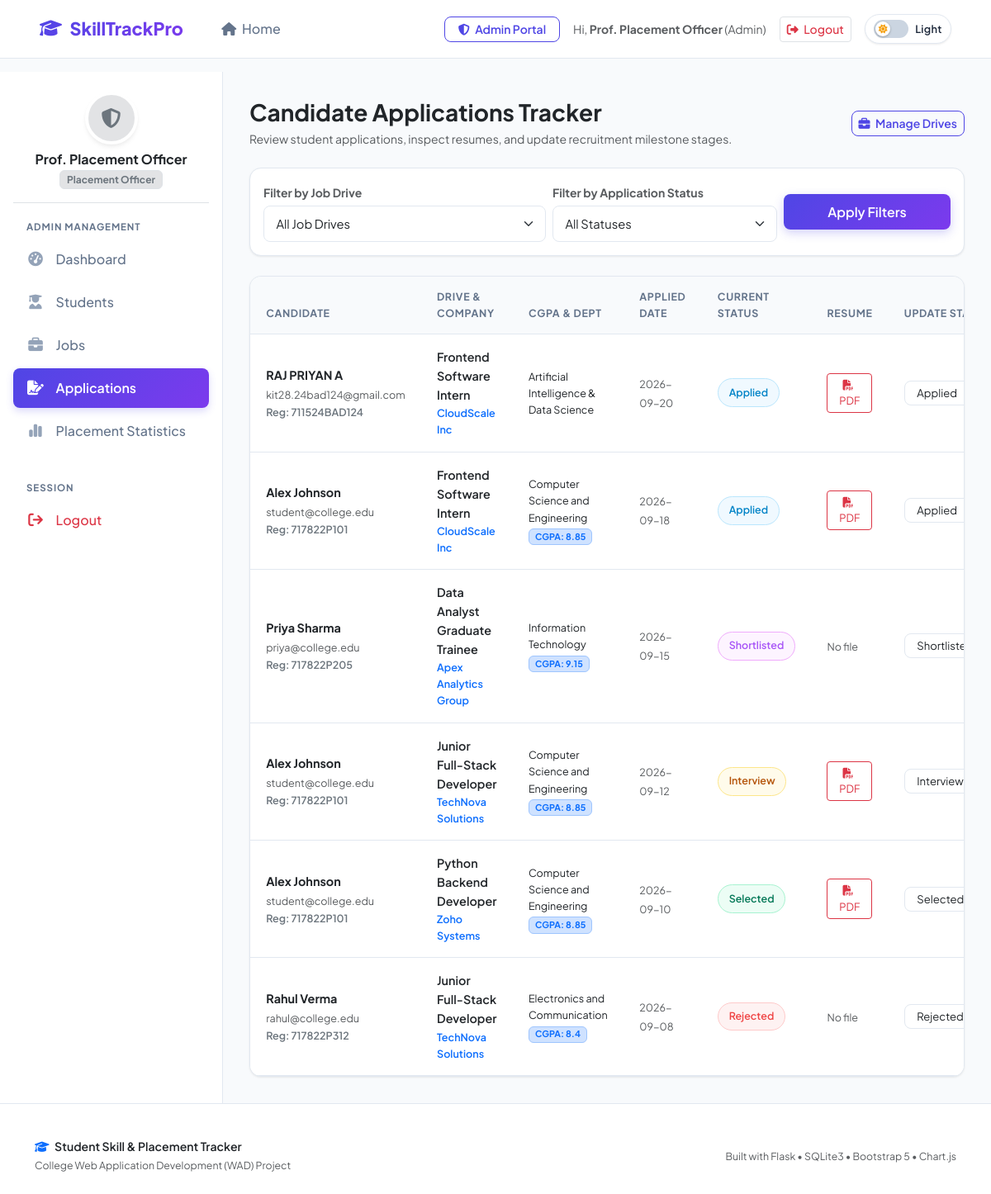
The page /admin/applications (signed in) on the database its author committed.
### tables this page shows
CREATE TABLE job_applications (
        id INTEGER PRIMARY KEY AUTOINCREMENT,
        job_id INTEGER NOT NULL,
        student_id INTEGER NOT NULL,
        status TEXT NOT NULL DEFAULT 'Applied' CHECK(status IN ('Applied', 'Shortlisted', 'Interview', 'Selected', 'Rejected')),
        applied_at TIMESTAMP DEFAULT CURRENT_TIMESTAMP,
        FOREIGN KEY (job_id) REFERENCES jobs (id) ON DELETE CASCADE,
        FOREIGN KEY (student_id) REFERENCES users (id) ON DELETE CASCADE,
        UNIQUE(job_id, student_id)
    );

CREATE TABLE users (
        id INTEGER PRIMARY KEY AUTOINCREMENT,
        name TEXT NOT NULL,
        email TEXT UNIQUE NOT NULL,
        password_hash TEXT NOT NULL,
        role TEXT NOT NULL CHECK(role IN ('student', 'admin')),
        created_at TIMESTAMP DEFAULT CURRENT_TIMESTAMP
    );

CREATE TABLE student_profiles (
        id INTEGER PRIMARY KEY AUTOINCREMENT,
        user_id INTEGER UNIQUE NOT NULL,
        register_no TEXT,
        phone TEXT,
        department TEXT,
        year TEXT,
        cgpa REAL,
        location TEXT,
        about_me TEXT,
        profile_photo TEXT DEFAULT 'default_avatar.png',
        updated_at TIMESTAMP DEFAULT CURRENT_TIMESTAMP,
        FOREIGN KEY (user_id) REFERENCES users (id) ON DELETE CASCADE
    );

CREATE TABLE jobs (
        id INTEGER PRIMARY KEY AUTOINCREMENT,
        title TEXT NOT NULL,
        company TEXT NOT NULL,
        location TEXT NOT NULL,
        job_type TEXT NOT NULL,
        required_skills TEXT NOT NULL,
        salary TEXT NOT NULL,
        deadline TEXT NOT NULL,
        description TEXT NOT NULL,
        created_at TIMESTAMP DEFAULT CURRENT_TIMESTAMP
    );

### app.py (the view)
@app.route('/admin/applications')
@admin_required
def admin_applications():
    db = get_db()
    status_filter = request.args.get('status', '').strip()
    job_filter = request.args.get('job_id', type=int)
    sql = """
        SELECT a.*, u.name as student_name, u.email as student_email,
               p.department, p.register_no, p.cgpa,
               j.title as job_title, j.company, j.location,
               r.filename as resume_file
        FROM job_applications a
        JOIN users u ON a.student_id = u.id
        LEFT JOIN student_profiles p ON u.id = p.user_id
        JOIN jobs j ON a.job_id = j.id
        LEFT JOIN resumes r ON u.id = r.student_id
        WHERE 1=1
    """
    params = []
    if status_filter:
        sql += " AND a.status = ?"
        params.append(status_filter)
    if job_filter:
        sql += " AND a.job_id = ?"
        params.append(job_filter)
    sql += " ORDER BY a.applied_at DESC"
    all_applications = db.execute(sql, params).fetchall()
    all_jobs = db.execute("SELECT id, title, company FROM jobs ORDER BY id DESC").fetchall()
    return render_template('admin_applications.html',
                           applications=all_applications,
                           jobs=all_jobs,
                           status_filter=status_filter,
                           job_filter=job_filter)

### app.py (called while the page is built)
def get_db():
    if 'db' not in g:
        g.db = sqlite3.connect(app.config['DATABASE'])
        g.db.row_factory = sqlite3.Row
        g.db.execute("PRAGMA foreign_keys = ON")
    return g.db

def admin_required(f):
    @wraps(f)
    def decorated_function(*args, **kwargs):
        if 'user_id' not in session:
            flash('Please log in as an administrator.', 'warning')
            return redirect(url_for('login'))
        if session.get('role') != 'admin':
            flash('Access denied. Administrator privileges required.', 'danger')
            return redirect(url_for('student_dashboard'))
        return f(*args, **kwargs)
    return decorated_function

### templates/admin_applications.html (shortened to what this page needs)
{% extends "base.html" %}
{% block content %}
<div class="app-wrapper">
    {% include "admin_sidebar.html" %}
    <div class="main-content">
        <div class="d-flex flex-wrap align-items-center justify-content-between mb-4">
            <div>
                <h3 class="fw-bold text-dark mb-1">Candidate Applications Tracker</h3>
                <p class="text-muted small mb-0">Review student applications, inspect resumes, and update recruitment milestone stages.</p>
            </div>
            <a href="{{ url_for('admin_jobs') }}" class="btn btn-outline-primary btn-sm">
                <i class="fa-solid fa-briefcase me-1"></i> Manage Drives
            </a>
        </div>
        <div class="card card-custom p-3 mb-4">
            <form method="GET" action="{{ url_for('admin_applications') }}" class="row g-2 align-items-center">
                <div class="col-md-5">
                    <label class="form-label small fw-bold text-muted mb-1">Filter by Job Drive</label>
                    <select class="form-select" name="job_id">
                        <option value="">All Job Drives</option>
                    </select>
                </div>
                <div class="col-md-4">
                    <label class="form-label small fw-bold text-muted mb-1">Filter by Application Status</label>
                    <select class="form-select" name="status">
                        <option value="">All Statuses</option>
                    </select>
                </div>
                <div class="col-md-3 d-flex align-items-end gap-2">
                    <button type="submit" class="btn btn-primary flex-fill">Apply Filters</button>
                </div>
            </form>
        </div>
        <div class="card card-custom">
            <div class="card-body-custom p-0">
                <div class="table-responsive">
                    <table class="table table-custom mb-0">
                        <thead>
                            <tr>
                                <th>Candidate</th>
                                <th>Drive & Company</th>
                                <th>CGPA & Dept</th>
                                <th>Applied Date</th>
                                <th>Current Status</th>
                                <th>Resume</th>
                                <th>Update Stage</th>
                            </tr>
                        </thead>
                        <tbody>
                            {% if applications %}
                                {% for app in applications %}
                                <tr>
                                    <td>
                                        <div class="fw-bold text-dark">{{ app.student_name }}</div>
                                        <small class="text-muted">{{ app.student_email }}</small>
                                        {% if app.register_no %}
                                            <div class="small text-secondary fw-semibold">Reg: {{ app.register_no }}</div>
                                        {% endif %}
                                    </td>
                                    <td>
                                        <div class="fw-semibold text-dark">{{ app.job_title }}</div>
                                        <div class="small text-primary fw-semibold">{{ app.company }}</div>
                                    </td>
                                    <td>
                                        <div class="small text-dark">{{ app.department or 'N/A' }}</div>
                                        {% if app.cgpa %}
                                            <span class="badge bg-primary-subtle text-primary border border-primary-subtle">CGPA: {{ app.cgpa }}</span>
                                        {% endif %}
                                    </td>
                                    <td>
                                        <small class="text-muted">{{ app.applied_at[:10] }}</small>
                                    </td>
                                    <td>
                                        <span class="badge-status {{ app.status|lower }}">
                                            {{ app.status }}
                                        </span>
                                    </td>
                                    <td>
                                        {% if app.resume_file %}
                                            <a href="{{ url_for('view_resume_file', filename=app.resume_file) }}" target="_blank" class="btn btn-outline-danger btn-sm py-1 px-2" style="font-size: 0.8rem;">
                                                <i class="fa-solid fa-file-pdf me-1"></i> PDF
                                            </a>
                                        {% else %}
                                            <span class="text-muted small">No file</span>
                                        {% endif %}
                                    </td>
                                    <td>
                                        <form method="POST" action="{{ url_for('admin_update_application_status', app_id=app.id) }}" class="d-flex align-items-center gap-1">
                                            <select name="status" class="form-select form-select-sm py-1" style="min-width: 130px; font-size: 0.82rem;" onchange="this.form.submit()">
                                                <option value="Applied" {% if app.status == 'Applied' %}selected{% endif %}>Applied</option>
                                                <option value="Shortlisted" {% if app.status == 'Shortlisted' %}selected{% endif %}>Shortlisted</option>
                                                <option value="Interview" {% if app.status == 'Interview' %}selected{% endif %}>Interview</option>
                                                <option value="Selected" {% if app.status == 'Selected' %}selected{% endif %}>Selected (Placed)</option>
                                                <option value="Rejected" {% if app.status == 'Rejected' %}selected{% endif %}>Rejected</option>
                                            </select>
                                        </form>
                                    </td>
                                </tr>
                                {% endfor %}
                            {% else %}
                                <tr>
                                    <td colspan="7" class="text-center py-5 text-muted">
                                        No applications found matching the selected filters.
                                    </td>
                                </tr>
                            {% endif %}
                        </tbody>
                    </table>
                </div>
            </div>
        </div>
    </div>
</div>
{% endblock %}

### static/css/style.css (style rules this page uses)
:root { --font-main: 'Plus Jakarta Sans', -apple-system, BlinkMacSystemFont, 'Segoe UI', Roboto, sans-serif; --primary: #4f46e5; --primary-hover: #4338ca; --primary-light: #eef2ff; --secondary: #7c3aed; --secondary-light: #f5f3ff; --accent: #06b6d4; --success: #10b981; --success-light: #ecfdf5; --warning: #f59e0b; --warning-light: #fffbeb; --danger: #ef4444; --danger-light: #fef2f2; --info: #0284c7; --info-light: #f0f9ff; --dark: #0f172a; --text-main: #1e293b; --text-muted: #64748b; --bg-body: #f8fafc; --bg-card: #ffffff; --border-color: #e2e8f0; --sidebar-width: 270px; --navbar-height: 72px; --radius-sm: 8px; --radius-md: 14px; --radius-lg: 20px; --shadow-sm: 0 1px 3px rgba(0, 0, 0, 0.05), 0 1px 2px rgba(0, 0, 0, 0.03); --shadow-md: 0 4px 6px -1px rgba(0, 0, 0, 0.06), 0 2px 4px -1px rgba(0, 0, 0, 0.04); --shadow-lg: 0 10px 15px -3px rgba(0, 0, 0, 0.07), 0 4px 6px -2px rgba(0, 0, 0, 0.04); --shadow-xl: 0 20px 25px -5px rgba(0, 0, 0, 0.08), 0 10px 10px -5px rgba(0, 0, 0, 0.03); }
* { margin: 0; padding: 0; box-sizing: border-box; }
body { font-family: var(--font-main); background-color: var(--bg-body); color: var(--text-main); line-height: 1.6; min-height: 100vh; display: flex; flex-direction: column; -webkit-font-smoothing: antialiased; }
a { text-decoration: none; transition: all 0.2s ease-in-out; }
.btn-primary { background: linear-gradient(135deg, var(--primary) 0%, var(--secondary) 100%); border: none; color: #ffffff; font-weight: 600; padding: 0.6rem 1.4rem; border-radius: var(--radius-sm); box-shadow: 0 4px 12px rgba(79, 70, 229, 0.25); transition: all 0.25s ease; }
.btn-outline-primary { color: var(--primary); border: 1.5px solid var(--primary); font-weight: 600; border-radius: var(--radius-sm); transition: all 0.2s ease; }
.app-wrapper { display: flex; flex: 1; min-height: calc(100vh - var(--navbar-height)); }
.main-content { flex: 1; padding: 2rem; background-color: var(--bg-body); max-width: 100%; overflow-x: hidden; }
.card-custom { background: var(--bg-card); border: 1px solid var(--border-color); border-radius: var(--radius-md); box-shadow: var(--shadow-sm); transition: transform 0.25s ease, box-shadow 0.25s ease; overflow: hidden; }
.card-body-custom { padding: 1.5rem; }
.badge-status { padding: 0.4rem 0.8rem; border-radius: 20px; font-weight: 600; font-size: 0.78rem; display: inline-flex; align-items: center; gap: 0.35rem; }
.badge-status.applied { background-color: var(--info-light); color: var(--info); border: 1px solid #bae6fd; }
.badge-status.shortlisted { background-color: #fdf4ff; color: #a855f7; border: 1px solid #f0abfc; }
.badge-status.interview { background-color: var(--warning-light); color: #b45309; border: 1px solid #fde68a; }
.badge-status.selected { background-color: var(--success-light); color: #047857; border: 1px solid #a7f3d0; }
.badge-status.rejected { background-color: var(--danger-light); color: var(--danger); border: 1px solid #fecaca; }
.table-custom { width: 100%; border-collapse: separate; border-spacing: 0; }
.table-custom th { background-color: #f8fafc; color: var(--text-muted); font-size: 0.78rem; font-weight: 700; text-transform: uppercase; letter-spacing: 0.05em; padding: 0.9rem 1.2rem; border-bottom: 1px solid var(--border-color); }
.table-custom td { padding: 1rem 1.2rem; vertical-align: middle; border-bottom: 1px solid var(--border-color); background-color: #ffffff; font-size: 0.9rem; }
.form-control, .form-select { border-radius: var(--radius-sm); border: 1.5px solid var(--border-color); padding: 0.65rem 0.9rem; font-family: inherit; font-size: 0.92rem; transition: all 0.2s ease; }

### rows shown on the page
job_applications: student_name "RAJ PRIYAN A", student_email "kit28.24bad124@gmail.com", register_no "711524BAD124", job_title "Frontend Software Intern", company "CloudScale Inc", department "Artificial Intelligence & Data Science", applied_at "2026-09-20", status "Applied"
job_applications: student_name "Alex Johnson", student_email "student@college.edu", register_no "717822P101", job_title "Frontend Software Intern", company "CloudScale Inc", department "Computer Science and Engineering", cgpa "8.85", applied_at "2026-09-18", status "Applied"
job_applications: student_name "Priya Sharma", student_email "priya@college.edu", register_no "717822P205", job_title "Data Analyst Graduate Trainee", company "Apex Analytics Group", department "Information Technology", cgpa "9.15", applied_at "2026-09-15", status "Shortlisted", shows "No file"
job_applications: student_name "Alex Johnson", student_email "student@college.edu", register_no "717822P101", job_title "Junior Full-Stack Developer", company "TechNova Solutions", department "Computer Science and Engineering", cgpa "8.85", applied_at "2026-09-12", status "Interview"
job_applications: student_name "Alex Johnson", student_email "student@college.edu", register_no "717822P101", job_title "Python Backend Developer", company "Zoho Systems", department "Computer Science and Engineering", cgpa "8.85", applied_at "2026-09-10", status "Selected", status "Selected (Placed)"
job_applications: student_name "Rahul Verma", student_email "rahul@college.edu", register_no "717822P312", job_title "Junior Full-Stack Developer", company "TechNova Solutions", department "Electronics and Communication", cgpa "8.4", applied_at "2026-09-08", status "Rejected", shows "No file"

### other values the page prints
{{ session.get('name') }} "Prof. Placement Officer"
{{ session.get('role')|capitalize }} "Admin"
